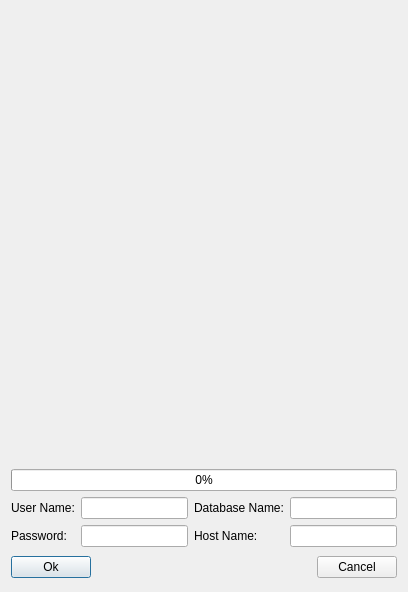
<?xml version="1.0" encoding="UTF-8"?>
<ui version="4.0">
 <author>Christophe Gros</author>
 <class>AstroSplash</class>
 <widget class="QWidget" name="AstroSplash">
  <property name="geometry">
   <rect>
    <x>0</x>
    <y>0</y>
    <width>404</width>
    <height>592</height>
   </rect>
  </property>
  <property name="windowTitle">
   <string>Database Login and Startup</string>
  </property>
  <layout class="QGridLayout">
   <item row="0" column="0" colspan="4">
    <widget class="QLabel" name="Sky">
     <property name="sizePolicy">
      <sizepolicy hsizetype="Fixed" vsizetype="Fixed">
       <horstretch>0</horstretch>
       <verstretch>0</verstretch>
      </sizepolicy>
     </property>
     <property name="minimumSize">
      <size>
       <width>386</width>
       <height>452</height>
      </size>
     </property>
     <property name="scaledContents">
      <bool>true</bool>
     </property>
     <property name="wordWrap">
      <bool>false</bool>
     </property>
    </widget>
   </item>
   <item row="1" column="0" colspan="4">
    <widget class="QProgressBar" name="Status">
     <property name="value">
      <number>0</number>
     </property>
    </widget>
   </item>
   <item row="2" column="0">
    <widget class="QLabel" name="TextLabel2">
     <property name="text">
      <string>User Name:</string>
     </property>
     <property name="wordWrap">
      <bool>false</bool>
     </property>
    </widget>
   </item>
   <item row="2" column="1">
    <widget class="QLineEdit" name="UserName"/>
   </item>
   <item row="2" column="2">
    <widget class="QLabel" name="TextLabel1">
     <property name="text">
      <string>Database Name:</string>
     </property>
     <property name="wordWrap">
      <bool>false</bool>
     </property>
    </widget>
   </item>
   <item row="2" column="3">
    <widget class="QLineEdit" name="DbName"/>
   </item>
   <item row="3" column="0">
    <widget class="QLabel" name="TextLabel3">
     <property name="text">
      <string>Password:</string>
     </property>
     <property name="wordWrap">
      <bool>false</bool>
     </property>
    </widget>
   </item>
   <item row="3" column="1">
    <widget class="QLineEdit" name="Password">
     <property name="echoMode">
      <enum>QLineEdit::Password</enum>
     </property>
    </widget>
   </item>
   <item row="3" column="2">
    <widget class="QLabel" name="TextLabel4">
     <property name="text">
      <string>Host Name:</string>
     </property>
     <property name="wordWrap">
      <bool>false</bool>
     </property>
    </widget>
   </item>
   <item row="3" column="3">
    <widget class="QLineEdit" name="HostName"/>
   </item>
   <item row="4" column="0" colspan="4">
    <widget class="QFrame" name="frame4">
     <property name="frameShape">
      <enum>QFrame::NoFrame</enum>
     </property>
     <property name="frameShadow">
      <enum>QFrame::Plain</enum>
     </property>
     <layout class="QGridLayout">
      <property name="margin">
       <number>0</number>
      </property>
      <property name="spacing">
       <number>0</number>
      </property>
      <item row="0" column="1">
       <spacer>
        <property name="orientation">
         <enum>Qt::Horizontal</enum>
        </property>
        <property name="sizeType">
         <enum>QSizePolicy::Expanding</enum>
        </property>
        <property name="sizeHint" stdset="0">
         <size>
          <width>148</width>
          <height>20</height>
         </size>
        </property>
       </spacer>
      </item>
      <item row="0" column="2">
       <widget class="QPushButton" name="CancelButton">
        <property name="text">
         <string>Cancel</string>
        </property>
       </widget>
      </item>
      <item row="0" column="0">
       <widget class="QPushButton" name="OkButton">
        <property name="text">
         <string>Ok</string>
        </property>
        <property name="autoDefault">
         <bool>true</bool>
        </property>
        <property name="default">
         <bool>true</bool>
        </property>
       </widget>
      </item>
     </layout>
    </widget>
   </item>
  </layout>
 </widget>
 <layoutdefault spacing="6" margin="11"/>
 <pixmapfunction>qPixmapFromMimeSource</pixmapfunction>
 <resources/>
 <connections/>
</ui>
